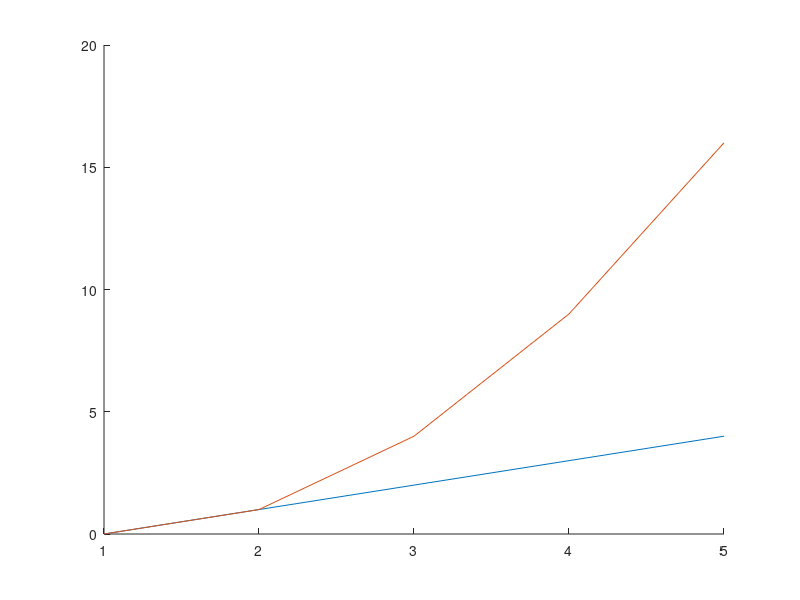

The MATLAB source for this figure:
% Test und Proof of concept
clc
clear all
close all
% 
% 
% load Projekt_specs.mat;
% load Ergebnisse_ISA_DATA.mat;
% load Ergebnisse_Widerstand_FE2.mat;
% load Getroffene_Annahmen_und_FUN.mat;
% load Ergebnisse_Fluegel_Tank_NP.mat;
% load Ergebnisse_Leitwerke.mat;
% 
% 
% addpath('Unterfunktionen Widerstand');
% 
% 
% hoehe_CR = round(unitsratio('m','ft')*specs.flight_level*10^2);
% 
% %v_air = linspace(50,300, 50).';
% 
% v_air = ones(50,1) .* (specs.Ma_CR * ISA.a(hoehe_CR)); 
% 
% %v_air_off_D = 
% Machzahl = v_air ./ ISA.a(hoehe_CR);
% c_A_F = linspace(0,1,50);
% 
% 
% Abwindfaktor = 1.75 * ((Annahmen.c_A_alpha_F)/(pi * Ergebnisse_Fluegel.streckung_phi25_max *...
%     (Ergebnisse_Fluegel.lambda * (HLW.r/(Ergebnisse_Fluegel.b/2))^0.25 *...
%     (1+ (abs(Annahmen.z_abstand))/((Ergebnisse_Fluegel.b/2))) )));
% 
% 
% 
% c_w_ind = Induzierter_W(c_A_F);
% c_w_int_fs = Interferenz_W(v_air);
% [c_A_H, c_A_ges, c_w_trim] = Leitwerke_Trim_W(c_A_F);
% [c_w_HLW_min, c_w_SLW_min] = Leitwerke_W(v_air); % muss noch integral geloest werden
% 
% % nur fuer des
% % for n_stuetz = 1:50
% % 
% % c_W_HLW(n_stuetz,:) = trapz(c_w_HLW_min(n_stuetz,:))*10^(-2);
% % c_W_SLW(n_stuetz,:) = trapz(c_w_SLW_min(n_stuetz,:))*10^(-2);
% % 
% % end
% 
% [c_w_p, c_w_p_min_Re] = Profilwiderstand(v_air);
% 
% 
% 
% [c_w_R, alpha_Rumpf_grad] = Rumpfwiderstand(Machzahl, Abwindfaktor, c_A_ges);
% [delta_c_WM, delta_Ma] = Transsonischer_W(Machzahl, c_A_F);
% [c_w_TW] = Triebwerkswiderstand(v_air, alpha_Rumpf_grad);
% [delta_c_w_H] = Zusatz_W(c_A_F, Abwindfaktor, c_A_H);
% 
% 
% % nur fuer des
% if length(v_air)> 1;
%     for n_stuetz = 1:50
%     
%     c_W_HLW(n_stuetz,:) = trapz(c_w_HLW_min(n_stuetz,:))*10^(-2);
%     c_W_SLW(n_stuetz,:) = trapz(c_w_SLW_min(n_stuetz,:))*10^(-2);
%     
%     end
% else length(v_air) == 1;
%     for n_stuetz = 1:50
%     
%     c_W_HLW(n_stuetz,:) = trapz(c_w_HLW_min)*10^(-2);
%     c_W_SLW(n_stuetz,:) = trapz(c_w_SLW_min)*10^(-2);
%     c_w_p(n_stuetz,:) = c_w_p(1,1);
%     c_w_int_fs(n_stuetz,:) = c_w_int_fs(1,1);
% 
%     end
% end
% 
% 
% %% atomatisches Plotten
% figure(2)
% 
% hold on
% grid on
% xlim([0, 0.05])
% ylim([0, 1])
% 
% % Anzahl der Plots festlegen
% numPlots = 10 %6;     % muss veraendert werden um off Design noch zu plotten
% 
% % Vector mit zu plottenden Werten
% 
% 
% %x_vector = [c_W_SLW.'; c_W_HLW.'; c_w_int_fs.'; c_w_R.'; c_w_TW.'; c_w_trim; delta_c_w_H; c_w_p.'; c_w_ind; delta_c_WM.']; % off_D];
% 
% % Farbverlauf definieren
% colorStart = [0, 1, 0];   % Startfarbe (RGB)
% colorEnd = [0, 0, 0];     % Endfarbe (RGB)
% 
% % Farbwerte für jeden Plot berechnen
% %colors = zeros(numPlots/2, 3);
% for n_color = 1:ceil(numPlots/2)
%     colors(n_color, :) = colorStart + (n_color-1) * (colorEnd - colorStart) / ((numPlots/2)-1);
% end
% 
% colors = vertcat(colors, colors);
% 
% 
% 
% % Linienarten definieren
% lineStyles = {'--', ':', '-.', '-', '--', ':', '-.', '-', '--', ':', '-.', '-' }; % Gestrichelt, Gepunktet
% 
% % Vector mit zu plottenden Werten
% % 
% x_vector = [c_W_SLW.'; c_W_HLW.'; c_w_int_fs.'; diag(c_w_R).'; c_w_TW.'; c_w_trim; delta_c_w_H; c_w_p.'; c_w_ind; delta_c_WM.']; % off_D];
% 
% for n_vec = 1:numPlots
%     if n_vec == 1
%         x_vector_sum(n_vec,:) = x_vector(n_vec,:);
%     else
%         x_vector_sum(n_vec,:) = x_vector_sum(n_vec-1,:) + x_vector(n_vec,:);
%     end
% end
% % 
% % % Offdesign Vector
% % off_D_vector = [c_W_SLW_off_D; c_W_HLW_off_D; c_w_int_fs_off_D; c_w_R_off_D; c_w_TW_off_D; c_w_trim_off_D; delta_c_w_H_off_D; c_w_p_off_D; c_w_ind_off_D; delta_c_WM_off_D];
% % 
% % for n_vec_off_D = 1:length(off_D_vector)
% %     if n_vec_off_D == 1
% %         x_vector_sum_off_D(n_vec_off_D,:) = off_D_vector(n_vec_off_D,:);
% %     else
% %         x_vector_sum_off_D(n_vec_off_D,:) = x_vector_sum_off_D(n_vec_off_D-1,:) + off_D_vector(n_vec_off_D,:);
% %     end
% % end
% % 
% % 
% % Plots erstellen
% 
% atoplots = cell(numPlots, 1);
% 
% for n_plot = 1:numPlots
%    autoplot(n_plot,1) = plot((x_vector_sum(n_plot,:)), c_A_F, 'Color', colors(n_plot, :), 'LineStyle', lineStyles{1,n_plot});
% end
% % plot(off_D_vector,c_A_F_off_D,'red')
% % 
% % 
% % % schoen machen des Plots 
% % 
% legend(autoplot([1:10]),{'+ SLW', '+ HLW', '+ Interferenz', '+ Rumpf', '+ Triebwerk', '+ Trimmung', '+ Abwind', '+ Profil', '+ ind. Widerstand', '+ Wellenwiderstand'},...
%     'Location','southeast','FontSize',18);
% title('Kumulative Widerstandspolare')
% xlabel('c_W');
% ylabel('c_A');
% % 
% % hold off;
% % 
% % 
% % 



% Y = [2 2 2]
% Z = [1 1.5 1]
% x = trapz(Y,2)

% Beispiel-Datenpunkte
x = [0, 1, 2, 3, 4];
y = [0, 1, 4, 9, 16];

% Berechnung der Fläche unter der Kurve mit trapz
area_under_curve = trapz(y)

hold on
plot(x)
plot(y)